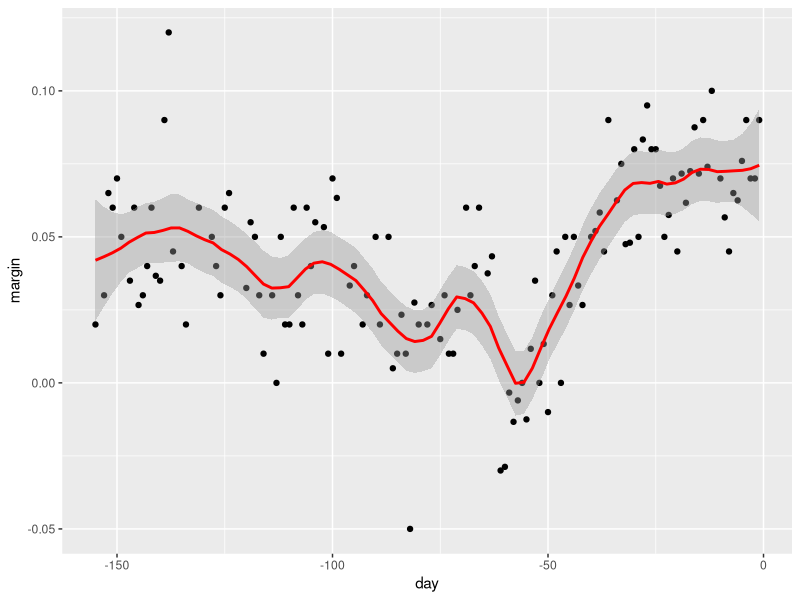

This figure's R source:
library(dslabs)
library(tidyverse)
library(caret)

class(polls_2008$day)

polls_2008 %>% ggplot(aes(day, margin)) +
  geom_point() +
  geom_smooth(color="red", span=0.15, method="loess", method.args=list(degree=1))

class(polls_2008$margin)

?Comparison
